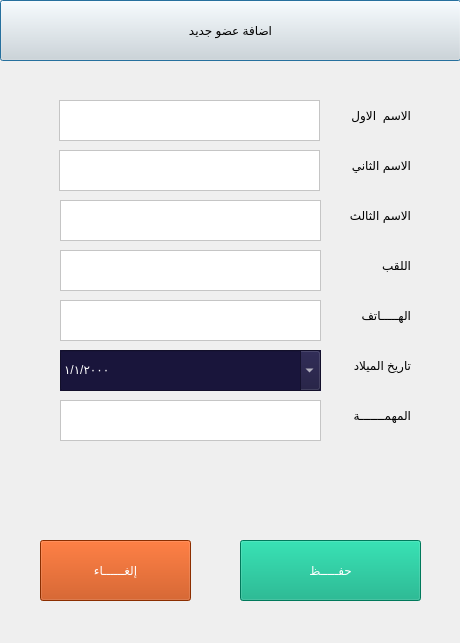
<?xml version="1.0" encoding="UTF-8"?>
<ui version="4.0">
 <class>Dialog</class>
 <widget class="QDialog" name="Dialog">
  <property name="geometry">
   <rect>
    <x>0</x>
    <y>0</y>
    <width>460</width>
    <height>643</height>
   </rect>
  </property>
  <property name="windowTitle">
   <string>Dialog</string>
  </property>
  <widget class="QLabel" name="label">
   <property name="geometry">
    <rect>
     <x>320</x>
     <y>100</y>
     <width>91</width>
     <height>31</height>
    </rect>
   </property>
   <property name="styleSheet">
    <string notr="true">font: 10pt &quot;PT Bold Heading&quot;;
color:rgb(0, 0, 0)</string>
   </property>
   <property name="text">
    <string>الاسم  الاول</string>
   </property>
  </widget>
  <widget class="QLabel" name="label_7">
   <property name="geometry">
    <rect>
     <x>330</x>
     <y>300</y>
     <width>81</width>
     <height>31</height>
    </rect>
   </property>
   <property name="styleSheet">
    <string notr="true">font: 10pt &quot;PT Bold Heading&quot;;
color:rgb(0, 0, 0)</string>
   </property>
   <property name="text">
    <string>الهـــــاتف</string>
   </property>
  </widget>
  <widget class="QPushButton" name="pushButton_8">
   <property name="geometry">
    <rect>
     <x>0</x>
     <y>0</y>
     <width>461</width>
     <height>61</height>
    </rect>
   </property>
   <property name="styleSheet">
    <string notr="true">background-color:rgb(223, 221, 220);
color:rgb(0, 0, 0);

font: 18pt &quot;Mohammad Annoktah&quot;;</string>
   </property>
   <property name="text">
    <string>اضافة عضو جديد</string>
   </property>
  </widget>
  <widget class="QDateEdit" name="dateCouncilDOB">
   <property name="geometry">
    <rect>
     <x>60</x>
     <y>350</y>
     <width>261</width>
     <height>41</height>
    </rect>
   </property>
   <property name="autoFillBackground">
    <bool>true</bool>
   </property>
   <property name="styleSheet">
    <string notr="true">background-color:rgb(25, 21, 59);
color:rgb(255, 255, 255);
font: 12pt &quot;PT Bold Heading&quot;;</string>
   </property>
   <property name="locale">
    <locale language="Arabic" country="Yemen"/>
   </property>
   <property name="currentSection">
    <enum>QDateTimeEdit::DaySection</enum>
   </property>
   <property name="displayFormat">
    <string>d/M/yyyy</string>
   </property>
   <property name="calendarPopup">
    <bool>true</bool>
   </property>
   <property name="timeSpec">
    <enum>Qt::LocalTime</enum>
   </property>
  </widget>
  <widget class="QLabel" name="label_10">
   <property name="geometry">
    <rect>
     <x>330</x>
     <y>350</y>
     <width>81</width>
     <height>31</height>
    </rect>
   </property>
   <property name="styleSheet">
    <string notr="true">font: 10pt &quot;PT Bold Heading&quot;;
color:rgb(0, 0, 0)</string>
   </property>
   <property name="text">
    <string>تاريخ الميلاد</string>
   </property>
  </widget>
  <widget class="QLabel" name="label_9">
   <property name="geometry">
    <rect>
     <x>330</x>
     <y>400</y>
     <width>81</width>
     <height>31</height>
    </rect>
   </property>
   <property name="styleSheet">
    <string notr="true">font: 10pt &quot;PT Bold Heading&quot;;
color:rgb(0, 0, 0)</string>
   </property>
   <property name="text">
    <string>المهمـــــــة</string>
   </property>
  </widget>
  <widget class="QPushButton" name="btnCancelAddingCouncil">
   <property name="geometry">
    <rect>
     <x>40</x>
     <y>540</y>
     <width>151</width>
     <height>61</height>
    </rect>
   </property>
   <property name="styleSheet">
    <string notr="true">background-color:rgb(194, 64, 0);
color:rgb(255, 255, 255);
font: 15pt &quot;PT Bold Heading&quot;;</string>
   </property>
   <property name="text">
    <string>إلغــــــاء</string>
   </property>
  </widget>
  <widget class="QPushButton" name="btnSaveCouncil">
   <property name="geometry">
    <rect>
     <x>240</x>
     <y>540</y>
     <width>181</width>
     <height>61</height>
    </rect>
   </property>
   <property name="styleSheet">
    <string notr="true">background-color:rgb(0, 170, 127);
color:rgb(255, 255, 255);
font: 15pt &quot;PT Bold Heading&quot;;</string>
   </property>
   <property name="text">
    <string>حفـــــظ</string>
   </property>
  </widget>
  <widget class="QTextEdit" name="txtCouncilFathersName">
   <property name="geometry">
    <rect>
     <x>59</x>
     <y>100</y>
     <width>261</width>
     <height>41</height>
    </rect>
   </property>
   <property name="styleSheet">
    <string notr="true">background-color:rgb(255, 255, 255);
color:rgb(0, 0, 0)</string>
   </property>
  </widget>
  <widget class="QTextEdit" name="txtCouncilPhone">
   <property name="geometry">
    <rect>
     <x>60</x>
     <y>300</y>
     <width>261</width>
     <height>41</height>
    </rect>
   </property>
   <property name="styleSheet">
    <string notr="true">background-color:rgb(255, 255, 255);
color:rgb(0, 0, 0)</string>
   </property>
  </widget>
  <widget class="QTextEdit" name="txtCouncilTask">
   <property name="geometry">
    <rect>
     <x>60</x>
     <y>400</y>
     <width>261</width>
     <height>41</height>
    </rect>
   </property>
   <property name="styleSheet">
    <string notr="true">background-color:rgb(255, 255, 255);
color:rgb(0, 0, 0)</string>
   </property>
  </widget>
  <widget class="QTextEdit" name="txtCouncilThirName">
   <property name="geometry">
    <rect>
     <x>60</x>
     <y>200</y>
     <width>261</width>
     <height>41</height>
    </rect>
   </property>
   <property name="styleSheet">
    <string notr="true">background-color:rgb(255, 255, 255);
color:rgb(0, 0, 0)</string>
   </property>
  </widget>
  <widget class="QLabel" name="label_6">
   <property name="geometry">
    <rect>
     <x>330</x>
     <y>250</y>
     <width>81</width>
     <height>31</height>
    </rect>
   </property>
   <property name="styleSheet">
    <string notr="true">font: 10pt &quot;PT Bold Heading&quot;;
color:rgb(0, 0, 0)</string>
   </property>
   <property name="text">
    <string>اللقب</string>
   </property>
  </widget>
  <widget class="QLabel" name="label_5">
   <property name="geometry">
    <rect>
     <x>330</x>
     <y>200</y>
     <width>81</width>
     <height>31</height>
    </rect>
   </property>
   <property name="styleSheet">
    <string notr="true">font: 10pt &quot;PT Bold Heading&quot;;
color:rgb(0, 0, 0)</string>
   </property>
   <property name="text">
    <string>الاسم الثالث</string>
   </property>
  </widget>
  <widget class="QTextEdit" name="txtCouncilSecName">
   <property name="geometry">
    <rect>
     <x>59</x>
     <y>150</y>
     <width>261</width>
     <height>41</height>
    </rect>
   </property>
   <property name="styleSheet">
    <string notr="true">background-color:rgb(255, 255, 255);
color:rgb(0, 0, 0)</string>
   </property>
  </widget>
  <widget class="QLabel" name="label_4">
   <property name="geometry">
    <rect>
     <x>330</x>
     <y>150</y>
     <width>81</width>
     <height>31</height>
    </rect>
   </property>
   <property name="styleSheet">
    <string notr="true">font: 10pt &quot;PT Bold Heading&quot;;
color:rgb(0, 0, 0)</string>
   </property>
   <property name="text">
    <string>الاسم الثاني</string>
   </property>
  </widget>
  <widget class="QTextEdit" name="txtCouncilLName">
   <property name="geometry">
    <rect>
     <x>60</x>
     <y>250</y>
     <width>261</width>
     <height>41</height>
    </rect>
   </property>
   <property name="styleSheet">
    <string notr="true">background-color:rgb(255, 255, 255);
color:rgb(0, 0, 0)</string>
   </property>
  </widget>
 </widget>
 <resources/>
 <connections/>
</ui>
